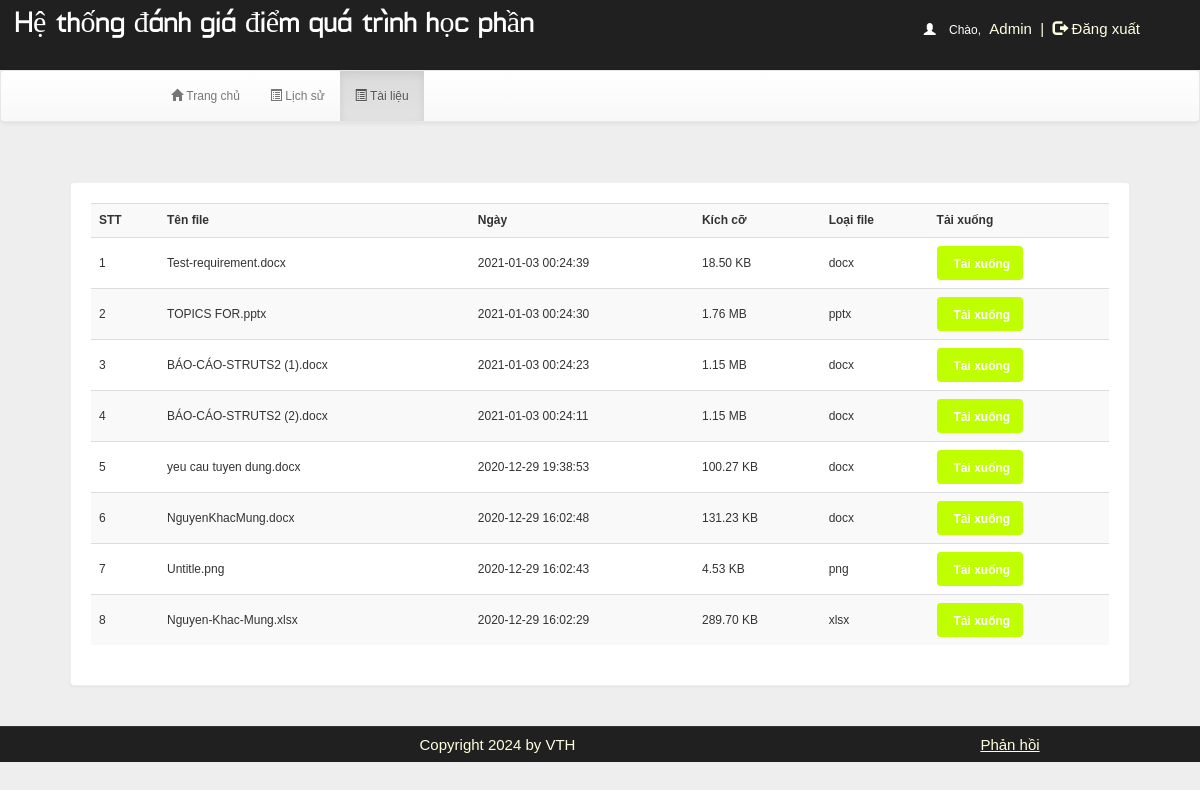
Screenshot of /account.php?q=4 (signed in) with the database file from the repository.
### tables this page shows
CREATE TABLE `upload` (
  `id` text NOT NULL,
  `name` varchar(255) NOT NULL,
  `date` datetime NOT NULL,
  `size` varchar(30) NOT NULL,
  `txt` text NOT NULL
);

### account.php (the view, shortened to what this page needs)
<!DOCTYPE html PUBLIC "-//W3C//DTD XHTML 1.0 Transitional//EN" "http://www.w3.org/TR/xhtml1/DTD/xhtml1-transitional.dtd">
<html xmlns="http://www.w3.org/1999/xhtml">
<head>
    <link  rel="stylesheet" href="css/bootstrap.min.css"/>
    <link  rel="stylesheet" href="css/bootstrap-theme.min.css"/>
    <link rel="stylesheet" href="css/main.css">
    <link  rel="stylesheet" href="css/font.css">
</head>
<body>
    <div class="header">
        <div class="row">
            <div class="col-lg-6">
                <span class="logo">Hệ thống đánh giá điểm quá trình học phần</span>
            </div>
            <div class="col-md-4 col-md-offset-2">
                <?php
                include_once 'dbConnection.php';
                if (!(isset($_SESSION['username']))) {
                    header("location:index.php");
                } else {
                    $name     = $_SESSION['name'];
                    echo '<span class="pull-right top title1"><span style="color:white"><span class="glyphicon glyphicon-user" aria-hidden="true"></span>&nbsp;&nbsp;&nbsp;&nbsp;Chào,</span> <span class="log log1" style="color:lightyellow">' . $name . '&nbsp;&nbsp;|&nbsp;&nbsp;<a href="logout.php?q=account.php" style="color:lightyellow"><span class="glyphicon glyphicon-log-out" aria-hidden="true"></span>&nbsp;Đăng xuất</button></a></span>';
                }
                ?>
            </div>
        </div>
    </div>
    <div class="bg">
        <nav class="navbar navbar-default title1">
            <div class="container-fluid">
                <div class="navbar-header">
                    <a class="navbar-brand" href="#"><b>&nbsp;&nbsp;&nbsp;&nbsp;&nbsp;&nbsp;&nbsp;&nbsp;&nbsp;&nbsp;&nbsp;&nbsp;&nbsp;&nbsp;&nbsp;&nbsp;&nbsp;&nbsp;&nbsp;&nbsp;&nbsp;&nbsp;&nbsp;&nbsp;&nbsp;</b></a>
                </div>
                <div class="collapse navbar-collapse" id="bs-example-navbar-collapse-1">
                    <ul class="nav navbar-nav">
                        <li <?php
                        if (@$_GET['q'] == 1)
                            echo 'class="active"';
                            ?> ><a href="account.php?q=1"><span class="glyphicon glyphicon-home" aria-hidden="true"></span>&nbsp;Trang chủ</a>
                        </li>
                        <li <?php
                            if (@$_GET['q'] == 2)
                            echo 'class="active"';
                            ?>><a href="account.php?q=2"><span class="glyphicon glyphicon-list-alt" aria-hidden="true"></span>&nbsp;Lịch sử</a>
                        </li>
                        <li <?php
                            if (@$_GET['q'] == 4)
                                echo 'class="active"';
                                ?>><a href="account.php?q=4"><span class="glyphicon glyphicon-list-alt" aria-hidden="true"></span>&nbsp;Tài liệu</a>
                        </li>
                    </ul>
                </div>
            </div>
        </nav>
    <div class="container">
        <div class="row">
            <div class="col-md-12">
            <?php
            if (@$_GET['q'] == 4) {
                $q = mysqli_query($con,"select * from upload order by id desc" )or die('Error231');
                echo '<div class="panel title"><form method="post" action="delete.php" >
                <table class="table table-striped title1" >
                <tr>
                    <td style="vertical-align:middle"><b>STT</b>
                    </td><td style="vertical-align:middle"><b> Tên file</b></td>
                    <td style="vertical-align:middle"><b>Ngày</b></td>
                    <td style="vertical-align:middle"><b>Kích cỡ<b></td>
                    <td style="vertical-align:middle"><b>Loại file<b></td>
                    <td style="vertical-align:middle"><b>Tải xuống<b></td>
                </tr>';
                $c = 0;
                while ($row = mysqli_fetch_array($q)) {
                    $name=$row['name'];
                    $date=$row['date'];
                    $size=$row['size'];
                    $txt=$row['txt'];
                    $c++;
                    echo '<tr><td style="vertical-align:middle">' . $c . '</td><td style="vertical-align:middle">' . $name . '</td><td style="vertical-align:middle">' .  $date . '</td><td style="vertical-align:middle">' . $size . '</td><td style="vertical-align:middle">' . $txt . '</td><td style="vertical-align:middle"><b><a href="download.php?filename='.$row['name'].'" title="click to download" class="btn" style="margin:0px;background:#BFFF00;color:white">&nbsp;<span class="title1"><b>Tải xuống</b></td></tr>';
                }
                echo '</table></form></div>';
            }
            ?>
            </div>
        </div>
    </div>
    </div>
    <footer>
        <div class="row footer">
            <div class="col-md-2 box"></div>
            <div class="col-md-6 box">
                <a href="#" data-toggle="modal" style="color:lightyellow;" target="new">Copyright 2024 by VTH</a>
            </div>
            <div class="col-md-4 box">
                <a href="feedback.php" style="color:lightyellow;text-decoration:underline"  target="new">Phản hồi</a>
            </div>
        </div>
    </footer>
</body>
</html>

### css/main.css (style rules this page uses)
body { overflow-x:hidden;width:100%;font: 12px "Century Gothic", "Times Roman", sans-serif;background:#eee;min-height:550px;background-attachment:fixed; }
.bg { min-height:540px; }
.panel { border-color:#eee;margin:40px;padding:20px;font: 15px "Century Gothic", "Times Roman", sans-serif; }
.title { font-family:'typo'; }
.header { background:#202020;height:70px; }
.logo { font-family:'typo';font-size: 30px;color:#ffffff;margin:15px; }
.title1 { font: 12px "Century Gothic", "Times Roman", sans-serif; }
.footer { font-size:15px;text-align:center;border-top:1px solid;border-color:#323232;background-color:#202020; }
.footer a { margin:25px;color:#0000ff;text-decoration:none;font: 15px "Century Gothic", "Times Roman", sans-serif; }
.box { padding:9px; }
.top { margin-top:20px; }
.log1 { font: 15px 'Ubuntu', sans-serif;color:#0000ff;margin-left:10px; }
.log { margin:10px;margin-right:60px;margin-left:5px;color:#ffffb3;text-decoration:none;font-size:20px;font-size:15px; }

### rows the page displays
upload: name "Test-requirement.docx", date "2021-01-03 00:24:39", size "18.50 KB", txt "docx"
upload: name "TOPICS FOR.pptx", date "2021-01-03 00:24:30", size "1.76 MB", txt "pptx"
upload: name "BÁO-CÁO-STRUTS2 (1).docx", date "2021-01-03 00:24:23", size "1.15 MB", txt "docx"
upload: name "BÁO-CÁO-STRUTS2 (2).docx", date "2021-01-03 00:24:11", size "1.15 MB", txt "docx"
upload: name "yeu cau tuyen dung.docx", date "2020-12-29 19:38:53", size "100.27 KB", txt "docx"
upload: name "NguyenKhacMung.docx", date "2020-12-29 16:02:48", size "131.23 KB", txt "docx"
upload: name "Untitle.png", date "2020-12-29 16:02:43", size "4.53 KB", txt "png"
upload: name "Nguyen-Khac-Mung.xlsx", date "2020-12-29 16:02:29", size "289.70 KB", txt "xlsx"

### other values shown
$name "Admin"
